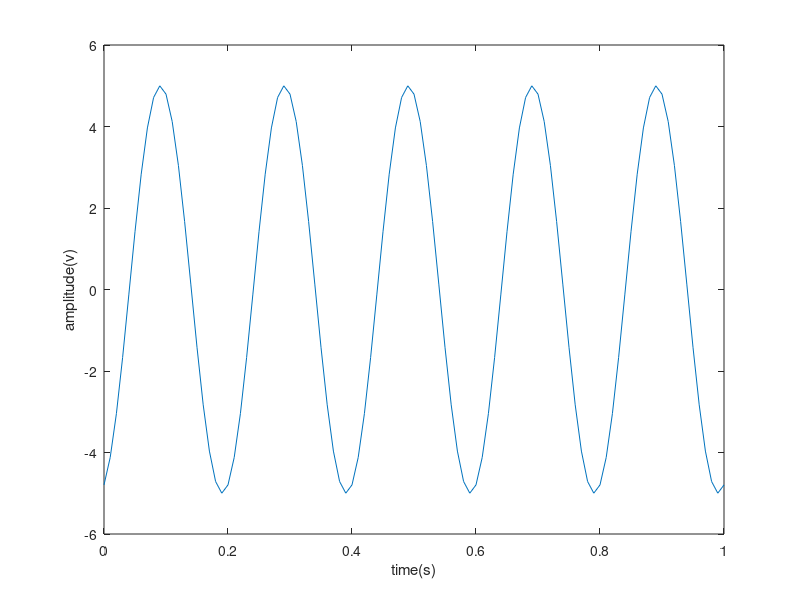

The MATLAB script that drew this image:
%generate and plot a sine wave with different phase, amplitude
clc;
clear all;
close all;

f = input('frequency : ');
t = (0: .01 : 1);
a = input('amplitude : ');
phi = input('phase     : ');

y = a*sin(2*pi*f*t +phi);

plot(t,y)
xlabel('time(s)')
ylabel('amplitude(v)')
